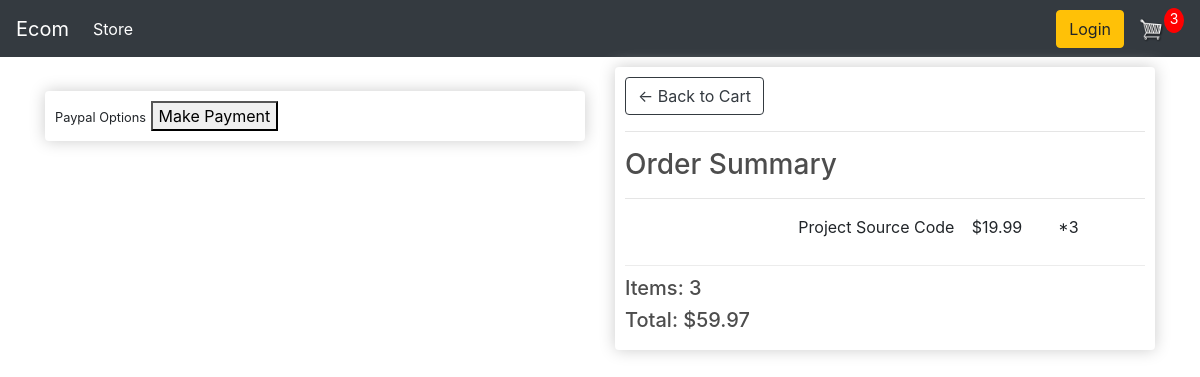
Screenshot of /checkout/ (signed in) with the database file from the repository.
### store/models.py (models this page shows, shortened)
class OrderItem(models.Model):
    product = models.ForeignKey(Product, on_delete=models.SET_NULL, null=True)
    order = models.ForeignKey(Order, on_delete=models.SET_NULL,null=True)
    quantity = models.IntegerField(default=0, null=True,blank=True)
    date_added = models.DateTimeField(auto_now_add=True)
    @property
    def get_total(self):
        total = self.product.price * self.quantity
        return total

class Product(models.Model):
    name = models.CharField(max_length=200, null=True)
    price = models.FloatField()
    digital = models.BooleanField(default=False, null=True,blank=False)
    image = CloudinaryField('image', default='image')
    @property
    def imageURL(self):
        try:
            url = self.image.url
        except:
            url = ''
        return url

class Order(models.Model):
    customer = models.ForeignKey(Customer, on_delete=models.SET_NULL,null=True, blank=True)
    date_ordered = models.DateTimeField(auto_now_add=True)
    complete = models.BooleanField(default=False,null=True,blank=False)
    transaction_id = models.CharField(max_length=100,null=True)
    @property
    def get_cart_total(self):
        orderitems = self.orderitem_set.all()
        total = sum([item.get_total for item in orderitems])
        return total
    @property
    def get_cart_items(self):
      orderitems = self.orderitem_set.all()
      total = sum([item.quantity for item in orderitems])
      return total
    @property
    def shipping(self):
        shipping = False
        orderitems = self.orderitem_set.all()
        for i in orderitems:
            if i.product.digital == False:
                shipping = True
        return shipping

### store/views.py (the view)
# urls.py: path('checkout/', views.checkout, name = "checkout"),
def checkout(request):
    if request.user.is_authenticated:
        customer = request.user.customer
        order, created = Order.objects.get_or_create(customer=customer,complete=False)
        items = order.orderitem_set.all()
        cartItems = order.get_cart_items
    else:
        items = []
        order = {'get_cart_total':0,'get_cart_items':0}
        cartItems = order['get_cart_items']
    context = {'items':items, 'order':order,'cartItems': cartItems,'shipping':False}
    return render(request,'store/checkout.html',context )

### store/templates/store/checkout.html (shortened to what this page needs)
{% extends 'store/main.html'%}
{% load static %}
{% block content %}
    <div class="row">
        <div class="col-lg-6">
            <br>
            <div class="box-element hidden" id="payment-info">
                <small>Paypal Options</small>
				<button id="make-payment">Make Payment</button>
            </div>
        </div>
        <div class="col-lg-6">
            <div class="box-element">
                <a  class="btn btn-outline-dark" href="{% url 'cart' %}">&#x2190; Back to Cart</a>
				<hr>
				<h3>Order Summary</h3>
				<hr>
				{% for item in items %}
				<div class="cart-row">
					<div style="flex:2"><img class="row-image" src="{{item.product.imageURL}}"></div>
					<div style="flex:2"><p>{{item.product.name}}</p></div>
					<div style="flex:1"><p>${{item.product.price}}</p></div>
					<div style="flex:1"><p>*{{item.quantity}}</p></div>
				</div>
				{% endfor %}
				<h5>Items: {{order.get_cart_items}}</h5>
				<h5>Total: ${{order.get_cart_total|floatformat:2}}</h5>
            </div>
        </div>
    </div>
{% endblock content %}

### static/css/main.css (style rules this page uses)
body { background-color: hsl(0, 0%, 98%); }
h1,h2,h3,h4,h5,h6 { color:hsl(0, 0%, 30%); }
.box-element { box-shadow:hsl(0, 0%, 80%) 0 0 16px; background-color: #fff; border-radius: 4px; padding: 10px; }
.col-lg-4, .col-lg-6, .col-lg-8, .col-lg-12 { margin-top: 10px; }
.btn { border-radius: 0; }
.cart-row { display: flex; align-items: flex-stretch; padding-bottom: 10px; margin-bottom: 10px; border-bottom: 1px solid #ececec; }

### rows the page displays
OrderItem: product.name "Project Source Code", product.price "19.99", quantity "3"
Order: get_cart_items "3", get_cart_total "59.97"

### other values shown
{{ cartItems }} "3"
